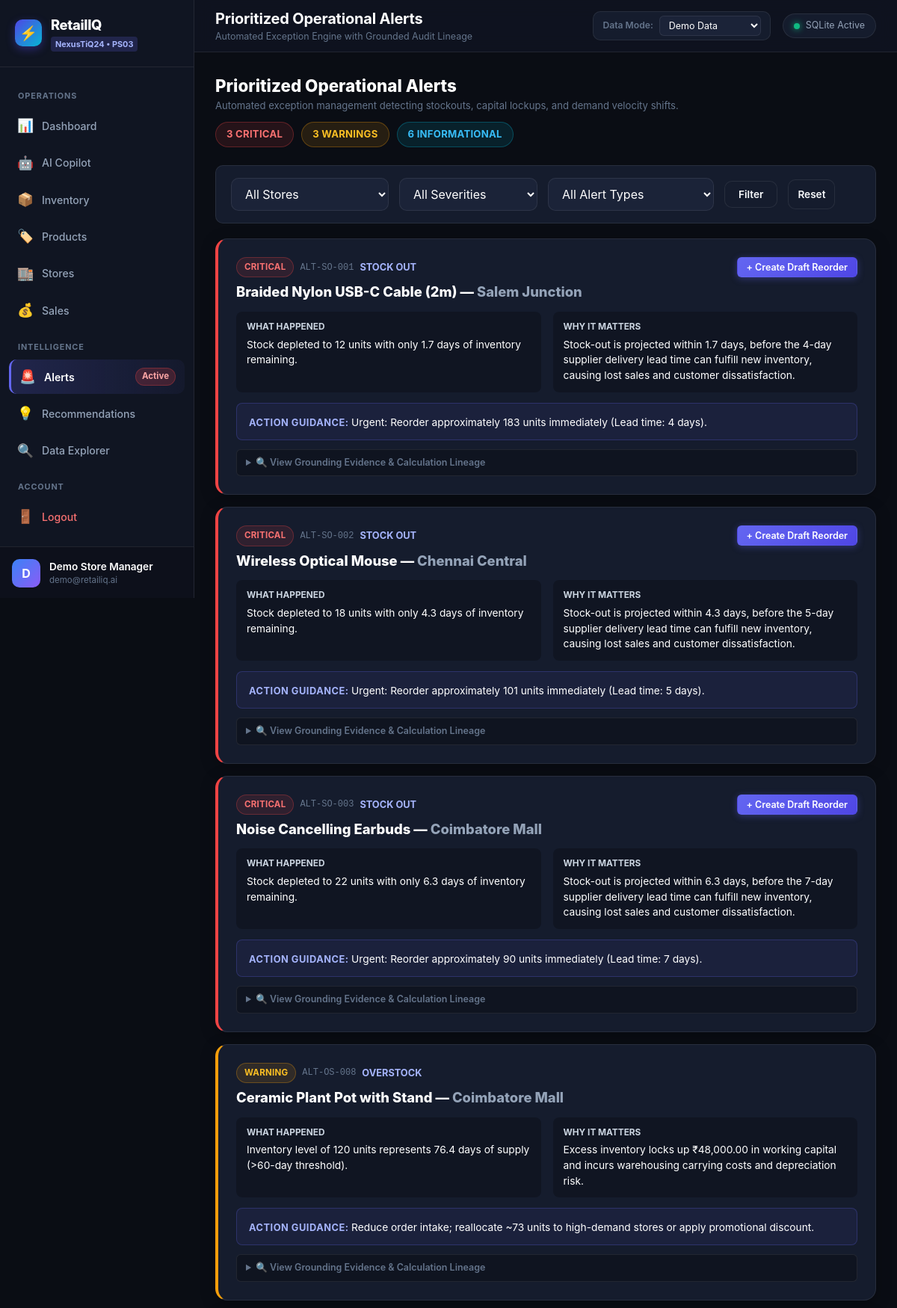
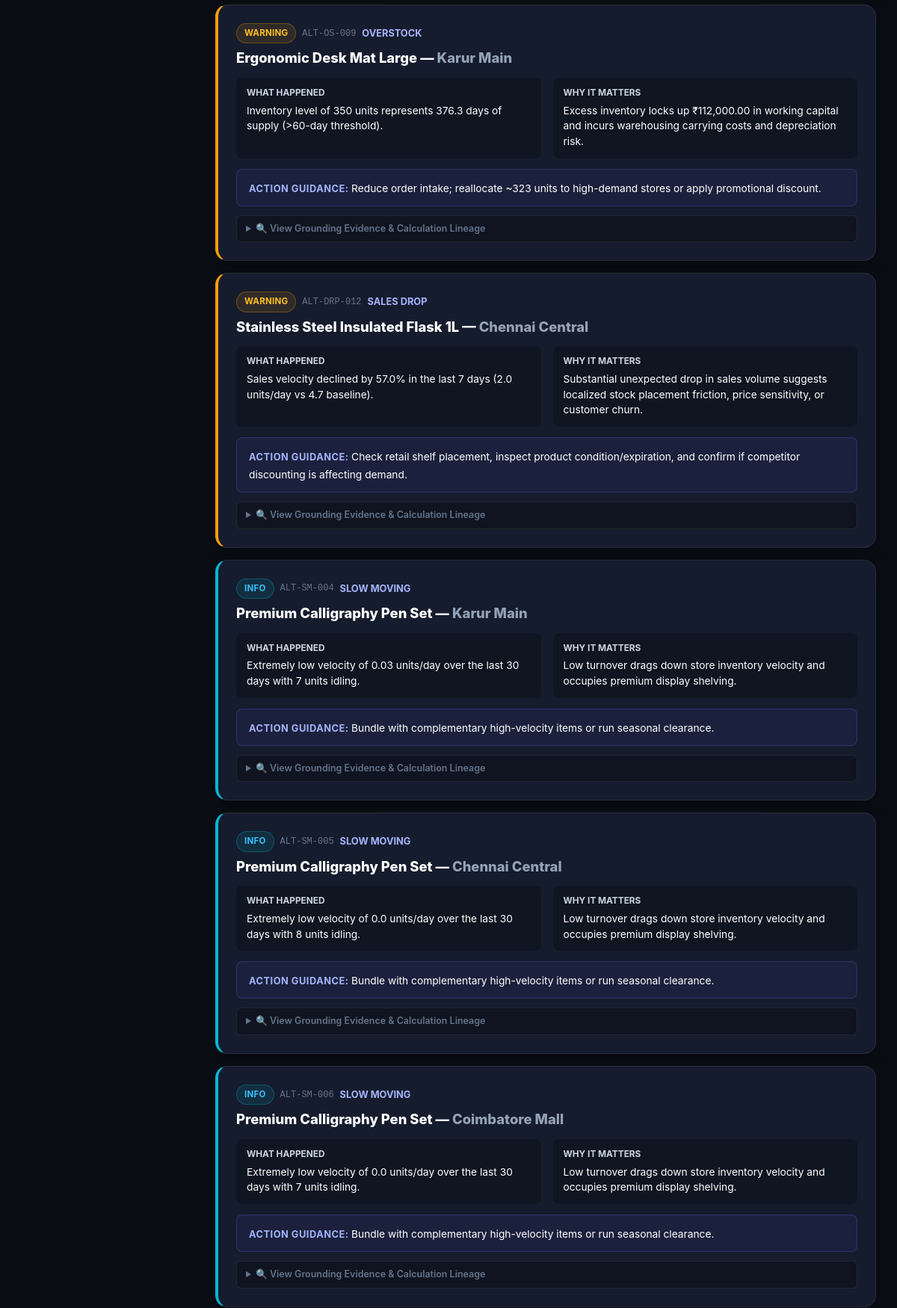
/alerts (signed in, upper part), run on the app's committed database (2 pictures, top to bottom).
### tables this page shows
CREATE TABLE users (
            user_id INTEGER PRIMARY KEY AUTOINCREMENT,
            full_name TEXT NOT NULL,
            email TEXT UNIQUE NOT NULL,
            password_hash TEXT NOT NULL,
            business_name TEXT,
            created_at TEXT NOT NULL
        );

CREATE TABLE inventory (
            inventory_id INTEGER PRIMARY KEY AUTOINCREMENT,
            store_id INTEGER NOT NULL,
            product_id INTEGER NOT NULL,
            current_stock INTEGER NOT NULL CHECK(current_stock >= 0),
            reorder_level INTEGER NOT NULL CHECK(reorder_level >= 0),
            safety_stock INTEGER NOT NULL CHECK(safety_stock >= 0),
            last_restock_date TEXT NOT NULL,
            updated_at TEXT NOT NULL, is_demo INTEGER DEFAULT 1, user_id INTEGER,
            UNIQUE(store_id, product_id),
            FOREIGN KEY (store_id) REFERENCES stores(store_id),
            FOREIGN KEY (product_id) REFERENCES products(product_id)
        );

CREATE TABLE products (
            product_id INTEGER PRIMARY KEY AUTOINCREMENT,
            sku TEXT UNIQUE NOT NULL,
            name TEXT NOT NULL,
            category_id INTEGER NOT NULL,
            cost_price REAL NOT NULL,
            selling_price REAL NOT NULL,
            supplier_name TEXT NOT NULL,
            lead_time_days INTEGER NOT NULL,
            min_reorder_qty INTEGER NOT NULL, is_demo INTEGER DEFAULT 1, user_id INTEGER,
            FOREIGN KEY (category_id) REFERENCES categories(category_id)
        );

CREATE TABLE stores (
            store_id INTEGER PRIMARY KEY AUTOINCREMENT,
            code TEXT UNIQUE NOT NULL,
            name TEXT NOT NULL,
            city TEXT NOT NULL,
            address TEXT NOT NULL,
            manager_name TEXT NOT NULL,
            contact_phone TEXT NOT NULL,
            is_active INTEGER DEFAULT 1
        , is_demo INTEGER DEFAULT 1, user_id INTEGER);

### app.py (the view)
@app.route("/alerts")
@login_required
def alerts_page():
    store_id = request.args.get("store_id", type=int)
    data_mode = request.args.get("data_mode", default="demo", type=str)
    severity = request.args.get("severity", type=str)
    alert_type = request.args.get("alert_type", type=str)
    data = DashboardService.get_alerts_page_data(store_id=store_id, data_mode=data_mode)
    alerts = data["alerts"]
    if severity:
        alerts = [a for a in alerts if a["severity"] == severity]
    if alert_type:
        alerts = [a for a in alerts if a["alert_type"] == alert_type]
    stores = fetch_all("SELECT store_id, name FROM stores ORDER BY store_id ASC;")
    return render_template(
        "alerts.html",
        active_page="alerts",
        page_heading="Prioritized Operational Alerts",
        page_subheading="Automated Exception Engine with Grounded Audit Lineage",
        current_user=get_current_user(),
        current_mode=data_mode,
        alerts=alerts,
        counts=data["counts"],
        stores=stores,
        selected_store=store_id,
        selected_severity=severity,
        selected_type=alert_type
    )

### app.py (called while the page is built)
@app.before_request
def ensure_initialized():
    if not hasattr(app, "_db_ready"):
        init_db()
        seed_database(force=False)
        AuthService.ensure_demo_user()
        app._db_ready = True

def login_required(f):
    @wraps(f)
    def decorated_function(*args, **kwargs):
        if "user_id" not in session:
            if request.path.startswith("/api/"):
                return jsonify({"success": False, "error": "Authentication required."}), 401
            flash("Please sign in to access this page.", "warning")
            return redirect(url_for("login_page"))
        return f(*args, **kwargs)
    return decorated_function

def get_current_user():
    if "user_id" in session:
        return AuthService.get_user_by_id(session["user_id"])
    return None

### src/analytics/sales.py (called while the page is built)
def _build_mode_clause(data_mode: str, alias: str = "") -> str:
    prefix = f"{alias}." if alias else ""
    if data_mode == "demo":
        return f" AND {prefix}is_demo = 1"
    elif data_mode == "user":
        return f" AND {prefix}is_demo = 0"
    return ""

### src/database.py (called while the page is built)
def get_connection() -> sqlite3.Connection:
    DATA_DIR.mkdir(parents=True, exist_ok=True)
    conn = sqlite3.connect(str(DATABASE_PATH), timeout=30.0)
    conn.row_factory = sqlite3.Row
    conn.execute("PRAGMA foreign_keys = ON;")
    conn.execute("PRAGMA journal_mode = WAL;")
    conn.execute("PRAGMA synchronous = NORMAL;")
    return conn

def fetch_all(query: str, params: tuple = ()) -> List[Dict[str, Any]]:
    with get_connection() as conn:
        cursor = conn.cursor()
        cursor.execute(query, params)
        rows = cursor.fetchall()
        return [dict(row) for row in rows]

def fetch_one(query: str, params: tuple = ()) -> Optional[Dict[str, Any]]:
    with get_connection() as conn:
        cursor = conn.cursor()
        cursor.execute(query, params)
        row = cursor.fetchone()
        return dict(row) if row else None

### src/services/auth_service.py (called while the page is built)
    @staticmethod
    def get_user_by_id(user_id: int) -> Optional[Dict[str, Any]]:
        return fetch_one("SELECT user_id, full_name, email, business_name, created_at FROM users WHERE user_id = ?;", (user_id,))

### templates/alerts.html (shortened to what this page needs)
{% extends "base.html" %}
{% block content %}
<div style="display: flex; justify-content: space-between; align-items: center; margin-bottom: 24px; flex-wrap: wrap; gap: 12px;">
  <div>
    <h2 style="font-size: 1.4rem; font-weight: 800; color: #ffffff;">Prioritized Operational Alerts</h2>
    <p style="font-size: 0.82rem; color: var(--text-muted);">
      Automated exception management detecting stockouts, capital lockups, and demand velocity shifts.
    </p>
  </div>
  <div style="display: flex; gap: 10px;">
    <span class="badge badge-critical" style="font-size: 0.82rem; padding: 6px 14px;">{{ counts.critical }} Critical</span>
    <span class="badge badge-warning" style="font-size: 0.82rem; padding: 6px 14px;">{{ counts.warning }} Warnings</span>
    <span class="badge badge-info" style="font-size: 0.82rem; padding: 6px 14px;">{{ counts.info }} Informational</span>
  </div>
</div>
<form method="GET" action="/alerts" class="filter-bar" id="alertsFilterForm">
  <div style="min-width: 180px;">
    <select name="store_id" class="form-select" onchange="document.getElementById('alertsFilterForm').submit()">
      <option value="">All Stores</option>
    </select>
  </div>
  <div style="min-width: 170px;">
    <select name="severity" class="form-select" onchange="document.getElementById('alertsFilterForm').submit()">
      <option value="">All Severities</option>
    </select>
  </div>
  <div style="min-width: 180px;">
    <select name="alert_type" class="form-select" onchange="document.getElementById('alertsFilterForm').submit()">
      <option value="">All Alert Types</option>
    </select>
  </div>
  <button type="submit" class="btn btn-secondary">Filter</button>
  <a href="/alerts" class="btn btn-secondary" style="padding: 9px 12px;">Reset</a>
</form>
<div style="display: flex; flex-direction: column; gap: 16px;">
  {% for alt in alerts %}
  <div class="card" style="margin-bottom: 0; border-left: 4px solid {% if alt.severity == 'critical' %}#ef4444{% elif alt.severity == 'warning' %}#f59e0b{% else %}#06b6d4{% endif %};">
    <div style="display: flex; justify-content: space-between; align-items: flex-start; margin-bottom: 12px; flex-wrap: wrap; gap: 10px;">
      <div>
        <div style="display: flex; align-items: center; gap: 8px;">
          <span class="badge badge-{{ alt.severity }}">{{ alt.severity }}</span>
          <span style="font-size: 0.75rem; color: var(--text-muted); font-family: var(--font-mono);">{{ alt.id }}</span>
          <span style="font-size: 0.8rem; font-weight: 700; color: #a5b4fc; text-transform: uppercase;">
            {{ alt.alert_type | replace('_', ' ') }}
          </span>
        </div>
        <h3 style="font-size: 1.15rem; font-weight: 800; color: #ffffff; margin-top: 6px;">
          {{ alt.product_name }} — <span style="color: var(--text-secondary);">{{ alt.store_name }}</span>
        </h3>
      </div>
      {% if alt.alert_type == 'stock_out' %}
      <button class="btn btn-primary btn-sm" onclick="quickReorder('{{ alt.store_id }}', '{{ alt.product_id }}', '{{ alt.product_name }}')">
        <span>+ Create Draft Reorder</span>
      </button>
      {% endif %}
    </div>
    <div style="display: grid; grid-template-columns: 1fr 1fr; gap: 16px; margin-bottom: 14px;">
      <div style="background: rgba(0,0,0,0.25); padding: 12px 14px; border-radius: 8px;">
        <div style="font-size: 0.74rem; font-weight: 700; text-transform: uppercase; color: #cbd5e1; margin-bottom: 4px;">
          What Happened
        </div>
        <div style="font-size: 0.86rem; color: #ffffff; line-height: 1.5;">
          {{ alt.what_happened }}
        </div>
      </div>
      <div style="background: rgba(0,0,0,0.25); padding: 12px 14px; border-radius: 8px;">
        <div style="font-size: 0.74rem; font-weight: 700; text-transform: uppercase; color: #cbd5e1; margin-bottom: 4px;">
          Why It Matters
        </div>
        <div style="font-size: 0.86rem; color: #ffffff; line-height: 1.5;">
          {{ alt.why_it_matters }}
        </div>
      </div>
    </div>
    <div style="background: rgba(99, 102, 241, 0.08); border: 1px solid rgba(99, 102, 241, 0.25); border-radius: 8px; padding: 12px 16px; margin-bottom: 12px;">
      <span style="color: #a5b4fc; font-weight: 700; font-size: 0.8rem; text-transform: uppercase; letter-spacing: 0.04em;">Action Guidance: </span>
      <span style="color: #ffffff; font-size: 0.86rem;">{{ alt.recommended_action }}</span>
    </div>
    <details style="background: rgba(10, 13, 20, 0.5); border: 1px solid var(--border-color); border-radius: 6px; padding: 8px 12px; font-size: 0.78rem;">
      <summary style="cursor: pointer; color: var(--text-muted); font-weight: 600;">
        🔍 View Grounding Evidence & Calculation Lineage
      </summary>
    </details>
  </div>
  {% else %}
  <div class="card" style="text-align: center; color: var(--text-muted); padding: 48px;">
    <h3>No alerts match your filter selection</h3>
    <p style="margin-top: 6px; font-size: 0.85rem;">All systems within normal thresholds.</p>
  </div>
  {% endfor %}
</div>
{% endblock %}

### templates/base.html (shortened to what this page needs)
<!DOCTYPE html>
<html lang="en">
<head>
  <link rel="stylesheet" href="/static/css/style.css">
</head>
<body>
  <div class="app-layout">
    <aside class="sidebar" id="appSidebar">
      <div class="sidebar-header">
        <div class="brand-logo">
          <div class="brand-icon">⚡</div>
          <div class="brand-text">
            <span class="brand-name">RetailIQ</span>
            <span class="brand-badge">NexusTiQ24 • PS03</span>
          </div>
        </div>
      </div>
      <nav class="sidebar-nav">
        <div class="nav-section-label">OPERATIONS</div>
        <a href="/dashboard" class="nav-item {% if active_page == 'dashboard' %}active{% endif %}" id="nav-dashboard">
          <span class="nav-icon">📊</span>
          <span class="nav-label">Dashboard</span>
        </a>
        <a href="/copilot" class="nav-item {% if active_page == 'copilot' %}active{% endif %}" id="nav-copilot">
          <span class="nav-icon">🤖</span>
          <span class="nav-label">AI Copilot</span>
        </a>
        <a href="/inventory" class="nav-item {% if active_page == 'inventory' %}active{% endif %}" id="nav-inventory">
          <span class="nav-icon">📦</span>
          <span class="nav-label">Inventory</span>
        </a>
        <a href="/products" class="nav-item {% if active_page == 'products' %}active{% endif %}" id="nav-products">
          <span class="nav-icon">🏷️</span>
          <span class="nav-label">Products</span>
        </a>
        <a href="/stores" class="nav-item {% if active_page == 'stores' %}active{% endif %}" id="nav-stores">
          <span class="nav-icon">🏬</span>
          <span class="nav-label">Stores</span>
        </a>
        <a href="/sales" class="nav-item {% if active_page == 'sales' %}active{% endif %}" id="nav-sales">
          <span class="nav-icon">💰</span>
          <span class="nav-label">Sales</span>
        </a>
        <div class="nav-section-label">INTELLIGENCE</div>
        <a href="/alerts" class="nav-item {% if active_page == 'alerts' %}active{% endif %}" id="nav-alerts">
          <span class="nav-icon">🚨</span>
          <span class="nav-label">Alerts</span>
          <span class="nav-badge" id="nav-alert-count">Active</span>
        </a>
        <a href="/recommendations" class="nav-item {% if active_page == 'recommendations' %}active{% endif %}" id="nav-recommendations">
          <span class="nav-icon">💡</span>
          <span class="nav-label">Recommendations</span>
        </a>
        <a href="/data-explorer" class="nav-item {% if active_page == 'data-explorer' %}active{% endif %}" id="nav-explorer">
          <span class="nav-icon">🔍</span>
          <span class="nav-label">Data Explorer</span>
        </a>
        <div class="nav-section-label">ACCOUNT</div>
        <a href="/logout" class="nav-item nav-item-logout" id="nav-logout">
          <span class="nav-icon">🚪</span>
          <span class="nav-label">Logout</span>
        </a>
      </nav>
      <div class="sidebar-footer">
        <div class="user-profile">
          <div class="user-avatar">{{ (current_user.full_name[0] if current_user and current_user.full_name else 'M') | upper }}</div>
          <div class="user-info">
            <div class="user-name">{{ current_user.full_name if current_user else 'Store Manager' }}</div>
            <div class="user-role">{{ current_user.email if current_user else 'manager@retailiq.internal' }}</div>
          </div>
        </div>
      </div>
    </aside>
    <div class="main-wrapper">
      <header class="topbar">
        <div class="topbar-left">
          <div class="page-title-area">
            <h1 class="page-title">{{ page_heading or 'RetailIQ' }}</h1>
            <span class="page-subtitle">{{ page_subheading or 'Sales & Inventory Copilot' }}</span>
          </div>
        </div>
        <div class="topbar-right">
          <div class="data-mode-toggle">
            <label for="globalDataMode" class="mode-label">Data Mode:</label>
            <select id="globalDataMode" class="form-select-sm" onchange="changeDataMode(this.value)">
              <option value="demo" {% if current_mode == 'demo' %}selected{% endif %}>Demo Data</option>
            </select>
          </div>
          <div class="system-status-indicator">
            <span class="status-dot"></span>
            <span class="status-text">SQLite Active</span>
          </div>
        </div>
      </header>
      <main class="main-content">
        <div class="content-container">
          {% block content %}{% endblock %}
        </div>
      </main>
    </div>
  </div>
</body>
</html>

### data on the page
users: full_name "D", full_name "Demo Store Manager", email "demo@retailiq.ai"
inventory: severity "CRITICAL", id "ALT-SO-001", alert_type "STOCK OUT", product_name "Braided Nylon USB-C Cable (2m)", store_name "Salem Junction", what_happened "Stock depleted to 12 units with only 1.7 days of inventory remaining.", why_it_matters "Stock-out is projected within 1.7 days, before the 4-day supplier delivery lead time can fulfill new inventory, causing lost sales and customer dissatisfaction.", recommended_action "Urgent: Reorder approximately 183 units immediately (Lead time: 4 days)."
inventory: severity "CRITICAL", id "ALT-SO-002", alert_type "STOCK OUT", product_name "Wireless Optical Mouse", store_name "Chennai Central", what_happened "Stock depleted to 18 units with only 4.3 days of inventory remaining.", why_it_matters "Stock-out is projected within 4.3 days, before the 5-day supplier delivery lead time can fulfill new inventory, causing lost sales and customer dissatisfaction.", recommended_action "Urgent: Reorder approximately 101 units immediately (Lead time: 5 days)."
inventory: severity "CRITICAL", id "ALT-SO-003", alert_type "STOCK OUT", product_name "Noise Cancelling Earbuds", store_name "Coimbatore Mall", what_happened "Stock depleted to 22 units with only 6.3 days of inventory remaining.", why_it_matters "Stock-out is projected within 6.3 days, before the 7-day supplier delivery lead time can fulfill new inventory, causing lost sales and customer dissatisfaction.", recommended_action "Urgent: Reorder approximately 90 units immediately (Lead time: 7 days)."
inventory: severity "WARNING", id "ALT-OS-008", alert_type "OVERSTOCK", product_name "Ceramic Plant Pot with Stand", store_name "Coimbatore Mall", what_happened "Inventory level of 120 units represents 76.4 days of supply (>60-day threshold).", why_it_matters "Excess inventory locks up ₹48,000.00 in working capital and incurs warehousing carrying costs and depreciation risk.", recommended_action "Reduce order intake; reallocate ~73 units to high-demand stores or apply promotional discount."
inventory: severity "WARNING", id "ALT-OS-009", alert_type "OVERSTOCK", product_name "Ergonomic Desk Mat Large", store_name "Karur Main", what_happened "Inventory level of 350 units represents 376.3 days of supply (>60-day threshold).", why_it_matters "Excess inventory locks up ₹112,000.00 in working capital and incurs warehousing carrying costs and depreciation risk.", recommended_action "Reduce order intake; reallocate ~323 units to high-demand stores or apply promotional discount."
inventory: severity "INFO", id "ALT-SM-004", alert_type "SLOW MOVING", product_name "Premium Calligraphy Pen Set", store_name "Karur Main", what_happened "Extremely low velocity of 0.03 units/day over the last 30 days with 7 units idling.", why_it_matters "Low turnover drags down store inventory velocity and occupies premium display shelving.", recommended_action "Bundle with complementary high-velocity items or run seasonal clearance."
inventory: severity "INFO", id "ALT-SM-005", alert_type "SLOW MOVING", product_name "Premium Calligraphy Pen Set", store_name "Chennai Central", what_happened "Extremely low velocity of 0.0 units/day over the last 30 days with 8 units idling.", why_it_matters "Low turnover drags down store inventory velocity and occupies premium display shelving.", recommended_action "Bundle with complementary high-velocity items or run seasonal clearance."
inventory: severity "INFO", id "ALT-SM-006", alert_type "SLOW MOVING", product_name "Premium Calligraphy Pen Set", store_name "Coimbatore Mall", what_happened "Extremely low velocity of 0.0 units/day over the last 30 days with 7 units idling.", why_it_matters "Low turnover drags down store inventory velocity and occupies premium display shelving.", recommended_action "Bundle with complementary high-velocity items or run seasonal clearance."

### other printed values
{{ page_heading or 'RetailIQ' }} "Prioritized Operational Alerts"
{{ page_subheading or 'Sales & Inventory Copilot' }} "Automated Exception Engine with Grounded Audit Lineage"
{{ counts.critical }} "3"
{{ counts.warning }} "3"
{{ counts.info }} "6"
{{ alt.severity }} "WARNING"
{{ alt.id }} "ALT-DRP-012"
{{ alt.alert_type | replace('_', ' ') }} "SALES DROP"
{{ alt.product_name }} "Stainless Steel Insulated Flask 1L"
{{ alt.store_name }} "Chennai Central"
{{ alt.what_happened }} "Sales velocity declined by 57.0% in the last 7 days (2.0 units/day vs 4.7 baseline)."
{{ alt.why_it_matters }} "Substantial unexpected drop in sales volume suggests localized stock placement friction, price sensitivity, or customer churn."
{{ alt.recommended_action }} "Check retail shelf placement, inspect product condition/expiration, and confirm if competitor discounting is affecting demand."
